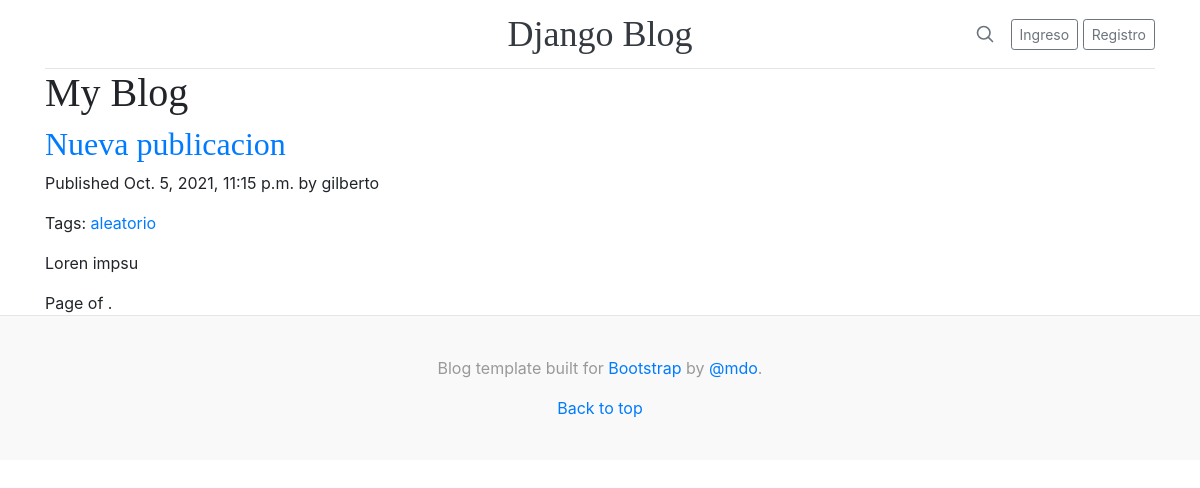
Screenshot of /blog/ with the database file from the repository.
### blog/models.py (models this page shows, shortened)
class Post(models.Model):
    STATUS_CHOICES = (
        ('borrador', 'Borrador'),
        ('publicado', 'Publicado'),
    )
    objects = models.Manager()
    published = PublishedManager()
    title = models.CharField(max_length=250)
    slug = models.SlugField(max_length=250, unique_for_date='publish')
    author = models.ForeignKey(User, on_delete=models.CASCADE,related_name='blog_posts')
    body = models.TextField()
    publish = models.DateTimeField(default=timezone.now)
    created = models.DateTimeField(auto_now_add=True)
    updated = models.DateTimeField(auto_now=True)
    status = models.CharField(max_length=10,choices=STATUS_CHOICES,default='borrador')
    tags = TaggableManager()
    class Meta:
        ordering = ('-publish',)
    def get_absolute_url(self):
        return reverse("blog:post_detail", args=[
            self.slug
        ])

### blog/views.py (the view)
# urls.py: path('blog/',views.post_list,name="post_list"),
def post_list(request, tag_slug=None):
    object_list = Post.published.all()
    page = request.GET.get('page')
    tag = None
    if tag_slug:
        tag = get_object_or_404(Tag, slug=tag_slug)
        object_list = object_list.filter(tags__in=[tag])
    paginator = Paginator(object_list, 5)
    try:
        posts = paginator.page(page)
    except PageNotAnInteger:
        posts = paginator.page(1)
    except EmptyPage:
        posts = paginator.page(paginator.num_pages)
    context = {
        'posts': posts
    }
    return render(request, 'blog/post/list.html', context)

### blog/models.py (called while the page is built)
    def get_queryset(self):
        return super(PublishedManager,self).get_queryset().filter(status='publicado')

### blog/templates/blog/post/list.html (shortened to what this page needs)
{% extends 'blog/base.html' %}
{% block content %}
<h1>My Blog</h1>
{% for post in posts %}
<h2>
<a href="{{ post.get_absolute_url }}">{{ post.title }}</a>
</h2>
<p class="date">
    Published {{ post.publish }} by {{ post.author }}
</p>
<p class="tags">
Tags:
{% for tag in post.tags.all %}
<a href="{% url "blog:post_list_by_tag" tag.slug %}">
{{ tag.name }}
</a>
{% endfor %}
</p>
{{ post.body |truncatewords:30|linebreaks }}
{% endfor %}
{% include "blog/pagination.html" with page=page_obj %}
{% endblock%}

### blog/static/blog/css/blog.css (style rules this page uses)
h1, h2, h3, h4, h5, h6 { font-family: "Playfair Display", Georgia, "Times New Roman", serif; }

### rows the page displays
Post: title "Nueva publicacion", publish "Oct. 5, 2021, 11:15 p.m.", author "gilberto", body "Loren impsu"
Tag: name "aleatorio"
